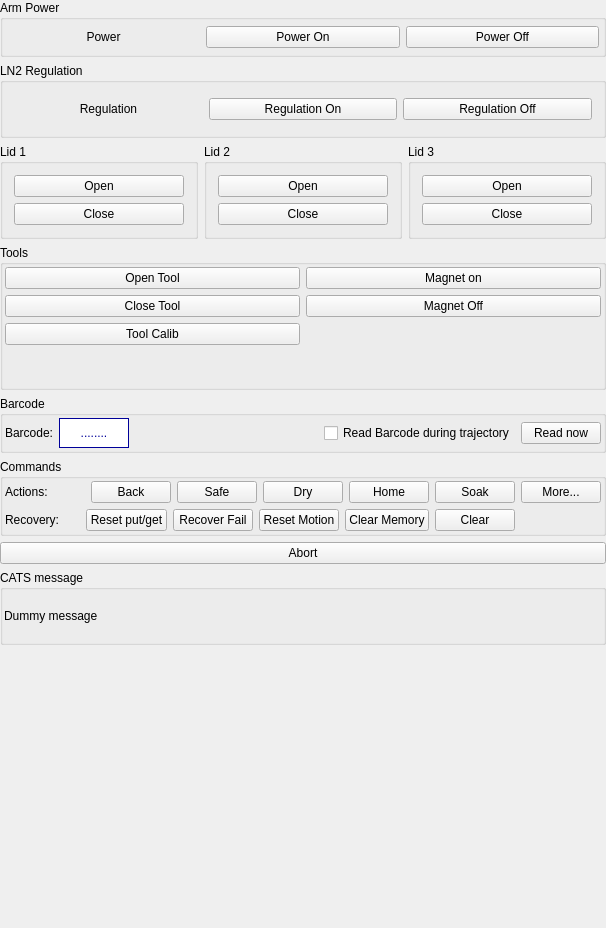
<?xml version="1.0" encoding="UTF-8"?>
<ui version="4.0">
 <class>Qt4_CatsMaintWidget</class>
 <widget class="QWidget" name="Qt4_CatsMaintWidget">
  <property name="geometry">
   <rect>
    <x>0</x>
    <y>0</y>
    <width>587</width>
    <height>928</height>
   </rect>
  </property>
  <property name="sizePolicy">
   <sizepolicy hsizetype="Preferred" vsizetype="Expanding">
    <horstretch>0</horstretch>
    <verstretch>0</verstretch>
   </sizepolicy>
  </property>
  <property name="windowTitle">
   <string>Form1</string>
  </property>
  <layout class="QVBoxLayout" name="verticalLayout_7">
   <property name="margin">
    <number>0</number>
   </property>
   <item>
    <layout class="QVBoxLayout" name="verticalLayout_6" stretch="0,0,0,0,0,0,0,0,1">
     <item>
      <widget class="QGroupBox" name="boxPower">
       <property name="sizePolicy">
        <sizepolicy hsizetype="Preferred" vsizetype="Preferred">
         <horstretch>0</horstretch>
         <verstretch>0</verstretch>
        </sizepolicy>
       </property>
       <property name="title">
        <string>Arm Power</string>
       </property>
       <layout class="QHBoxLayout">
        <property name="leftMargin">
         <number>4</number>
        </property>
        <property name="topMargin">
         <number>2</number>
        </property>
        <property name="rightMargin">
         <number>4</number>
        </property>
        <property name="bottomMargin">
         <number>2</number>
        </property>
        <item>
         <widget class="QLabel" name="lblPowerState">
          <property name="sizePolicy">
           <sizepolicy hsizetype="Preferred" vsizetype="Fixed">
            <horstretch>0</horstretch>
            <verstretch>0</verstretch>
           </sizepolicy>
          </property>
          <property name="minimumSize">
           <size>
            <width>1</width>
            <height>30</height>
           </size>
          </property>
          <property name="text">
           <string>Power</string>
          </property>
          <property name="alignment">
           <set>Qt::AlignCenter</set>
          </property>
          <property name="wordWrap">
           <bool>false</bool>
          </property>
         </widget>
        </item>
        <item>
         <widget class="QPushButton" name="btPowerOn">
          <property name="sizePolicy">
           <sizepolicy hsizetype="Minimum" vsizetype="Fixed">
            <horstretch>0</horstretch>
            <verstretch>0</verstretch>
           </sizepolicy>
          </property>
          <property name="text">
           <string>Power On</string>
          </property>
         </widget>
        </item>
        <item>
         <widget class="QPushButton" name="btPowerOff">
          <property name="sizePolicy">
           <sizepolicy hsizetype="Minimum" vsizetype="Fixed">
            <horstretch>0</horstretch>
            <verstretch>0</verstretch>
           </sizepolicy>
          </property>
          <property name="text">
           <string>Power Off</string>
          </property>
         </widget>
        </item>
       </layout>
      </widget>
     </item>
     <item>
      <widget class="QGroupBox" name="boxRegulation">
       <property name="sizePolicy">
        <sizepolicy hsizetype="Preferred" vsizetype="Preferred">
         <horstretch>0</horstretch>
         <verstretch>0</verstretch>
        </sizepolicy>
       </property>
       <property name="title">
        <string>LN2 Regulation</string>
       </property>
       <layout class="QHBoxLayout" name="horizontalLayout_4">
        <item>
         <widget class="QLabel" name="lblRegulationState">
          <property name="sizePolicy">
           <sizepolicy hsizetype="Preferred" vsizetype="Fixed">
            <horstretch>0</horstretch>
            <verstretch>0</verstretch>
           </sizepolicy>
          </property>
          <property name="minimumSize">
           <size>
            <width>0</width>
            <height>30</height>
           </size>
          </property>
          <property name="text">
           <string>Regulation</string>
          </property>
          <property name="alignment">
           <set>Qt::AlignCenter</set>
          </property>
          <property name="wordWrap">
           <bool>false</bool>
          </property>
         </widget>
        </item>
        <item>
         <widget class="QPushButton" name="btRegulationOn">
          <property name="sizePolicy">
           <sizepolicy hsizetype="Minimum" vsizetype="Fixed">
            <horstretch>0</horstretch>
            <verstretch>0</verstretch>
           </sizepolicy>
          </property>
          <property name="text">
           <string>Regulation On</string>
          </property>
         </widget>
        </item>
        <item>
         <widget class="QPushButton" name="btRegulationOff">
          <property name="sizePolicy">
           <sizepolicy hsizetype="Minimum" vsizetype="Fixed">
            <horstretch>0</horstretch>
            <verstretch>0</verstretch>
           </sizepolicy>
          </property>
          <property name="text">
           <string>Regulation Off</string>
          </property>
         </widget>
        </item>
       </layout>
      </widget>
     </item>
     <item>
      <layout class="QHBoxLayout" name="layoutLids" stretch="1,1,1">
       <item>
        <widget class="QGroupBox" name="boxLid1">
         <property name="title">
          <string>Lid 1</string>
         </property>
         <layout class="QVBoxLayout">
          <item>
           <widget class="QPushButton" name="btLid1Open">
            <property name="font">
             <font/>
            </property>
            <property name="text">
             <string>Open</string>
            </property>
           </widget>
          </item>
          <item>
           <widget class="QPushButton" name="btLid1Close">
            <property name="font">
             <font/>
            </property>
            <property name="text">
             <string>Close</string>
            </property>
           </widget>
          </item>
         </layout>
        </widget>
       </item>
       <item>
        <widget class="QGroupBox" name="boxLid2">
         <property name="title">
          <string>Lid 2</string>
         </property>
         <layout class="QVBoxLayout">
          <item>
           <widget class="QPushButton" name="btLid2Open">
            <property name="font">
             <font/>
            </property>
            <property name="text">
             <string>Open</string>
            </property>
           </widget>
          </item>
          <item>
           <widget class="QPushButton" name="btLid2Close">
            <property name="font">
             <font/>
            </property>
            <property name="text">
             <string>Close</string>
            </property>
           </widget>
          </item>
         </layout>
        </widget>
       </item>
       <item>
        <widget class="QGroupBox" name="boxLid3">
         <property name="title">
          <string>Lid 3</string>
         </property>
         <layout class="QVBoxLayout">
          <item>
           <widget class="QPushButton" name="btLid3Open">
            <property name="font">
             <font/>
            </property>
            <property name="text">
             <string>Open</string>
            </property>
           </widget>
          </item>
          <item>
           <widget class="QPushButton" name="btLid3Close">
            <property name="font">
             <font/>
            </property>
            <property name="text">
             <string>Close</string>
            </property>
           </widget>
          </item>
         </layout>
        </widget>
       </item>
      </layout>
     </item>
     <item>
      <widget class="QGroupBox" name="boxTools">
       <property name="title">
        <string>Tools</string>
       </property>
       <layout class="QVBoxLayout" name="verticalLayout_4">
        <property name="margin">
         <number>2</number>
        </property>
        <item>
         <layout class="QHBoxLayout" name="horizontalLayout_5">
          <item>
           <layout class="QVBoxLayout" name="verticalLayout">
            <item>
             <widget class="QPushButton" name="btOpenTool">
              <property name="text">
               <string>Open Tool</string>
              </property>
             </widget>
            </item>
            <item>
             <widget class="QPushButton" name="btCloseTool">
              <property name="text">
               <string>Close Tool</string>
              </property>
             </widget>
            </item>
            <item>
             <widget class="QPushButton" name="btToolCalib">
              <property name="text">
               <string>Tool Calib</string>
              </property>
             </widget>
            </item>
            <item>
             <spacer name="verticalSpacer_2">
              <property name="orientation">
               <enum>Qt::Vertical</enum>
              </property>
              <property name="sizeHint" stdset="0">
               <size>
                <width>20</width>
                <height>40</height>
               </size>
              </property>
             </spacer>
            </item>
           </layout>
          </item>
          <item>
           <layout class="QVBoxLayout" name="verticalLayout_2">
            <item>
             <widget class="QPushButton" name="btMagnetOff">
              <property name="text">
               <string>Magnet on</string>
              </property>
             </widget>
            </item>
            <item>
             <widget class="QPushButton" name="btMagnetOn">
              <property name="text">
               <string>Magnet Off</string>
              </property>
             </widget>
            </item>
            <item>
             <spacer name="verticalSpacer">
              <property name="orientation">
               <enum>Qt::Vertical</enum>
              </property>
              <property name="sizeHint" stdset="0">
               <size>
                <width>20</width>
                <height>40</height>
               </size>
              </property>
             </spacer>
            </item>
           </layout>
          </item>
         </layout>
        </item>
       </layout>
      </widget>
     </item>
     <item>
      <widget class="QGroupBox" name="boxBarcode">
       <property name="title">
        <string>Barcode</string>
       </property>
       <layout class="QHBoxLayout" name="horizontalLayout_6">
        <property name="margin">
         <number>2</number>
        </property>
        <item>
         <layout class="QHBoxLayout" name="horizontalLayout_3">
          <item>
           <widget class="QLabel" name="label_3">
            <property name="text">
             <string>Barcode:</string>
            </property>
           </widget>
          </item>
          <item>
           <widget class="QLabel" name="barcodeLabel">
            <property name="sizePolicy">
             <sizepolicy hsizetype="Preferred" vsizetype="Fixed">
              <horstretch>0</horstretch>
              <verstretch>0</verstretch>
             </sizepolicy>
            </property>
            <property name="minimumSize">
             <size>
              <width>70</width>
              <height>30</height>
             </size>
            </property>
            <property name="styleSheet">
             <string notr="true">background-color: white;
color: #009;</string>
            </property>
            <property name="frameShape">
             <enum>QFrame::Box</enum>
            </property>
            <property name="text">
             <string>........</string>
            </property>
            <property name="alignment">
             <set>Qt::AlignCenter</set>
            </property>
           </widget>
          </item>
          <item>
           <spacer name="horizontalSpacer_2">
            <property name="orientation">
             <enum>Qt::Horizontal</enum>
            </property>
            <property name="sizeHint" stdset="0">
             <size>
              <width>40</width>
              <height>20</height>
             </size>
            </property>
           </spacer>
          </item>
          <item>
           <widget class="QCheckBox" name="barcodeCheck">
            <property name="text">
             <string>Read Barcode during trajectory</string>
            </property>
           </widget>
          </item>
          <item>
           <widget class="QPushButton" name="btBarcodeRead">
            <property name="text">
             <string>Read now</string>
            </property>
           </widget>
          </item>
         </layout>
        </item>
       </layout>
      </widget>
     </item>
     <item>
      <widget class="QGroupBox" name="boxCommands">
       <property name="minimumSize">
        <size>
         <width>0</width>
         <height>0</height>
        </size>
       </property>
       <property name="title">
        <string>Commands</string>
       </property>
       <layout class="QVBoxLayout" name="verticalLayout_5">
        <property name="margin">
         <number>2</number>
        </property>
        <item>
         <layout class="QVBoxLayout" name="verticalLayout_3">
          <item>
           <layout class="QHBoxLayout" name="horizontalLayout_2">
            <item>
             <widget class="QLabel" name="label">
              <property name="sizePolicy">
               <sizepolicy hsizetype="Fixed" vsizetype="Preferred">
                <horstretch>0</horstretch>
                <verstretch>0</verstretch>
               </sizepolicy>
              </property>
              <property name="minimumSize">
               <size>
                <width>80</width>
                <height>0</height>
               </size>
              </property>
              <property name="text">
               <string>Actions:</string>
              </property>
             </widget>
            </item>
            <item>
             <widget class="QPushButton" name="btBack">
              <property name="sizePolicy">
               <sizepolicy hsizetype="Minimum" vsizetype="Fixed">
                <horstretch>0</horstretch>
                <verstretch>0</verstretch>
               </sizepolicy>
              </property>
              <property name="font">
               <font/>
              </property>
              <property name="text">
               <string>Back</string>
              </property>
             </widget>
            </item>
            <item>
             <widget class="QPushButton" name="btSafe">
              <property name="sizePolicy">
               <sizepolicy hsizetype="Minimum" vsizetype="Fixed">
                <horstretch>0</horstretch>
                <verstretch>0</verstretch>
               </sizepolicy>
              </property>
              <property name="font">
               <font/>
              </property>
              <property name="text">
               <string>Safe</string>
              </property>
             </widget>
            </item>
            <item>
             <widget class="QPushButton" name="btDry">
              <property name="text">
               <string>Dry</string>
              </property>
             </widget>
            </item>
            <item>
             <widget class="QPushButton" name="btHome">
              <property name="text">
               <string>Home</string>
              </property>
             </widget>
            </item>
            <item>
             <widget class="QPushButton" name="btSoak">
              <property name="text">
               <string>Soak</string>
              </property>
             </widget>
            </item>
            <item>
             <spacer name="horizontalSpacer_3">
              <property name="orientation">
               <enum>Qt::Horizontal</enum>
              </property>
              <property name="sizeHint" stdset="0">
               <size>
                <width>20</width>
                <height>20</height>
               </size>
              </property>
             </spacer>
            </item>
            <item>
             <widget class="QPushButton" name="btMore">
              <property name="text">
               <string>More...</string>
              </property>
             </widget>
            </item>
           </layout>
          </item>
          <item>
           <layout class="QHBoxLayout" name="horizontalLayout">
            <item>
             <widget class="QLabel" name="label_2">
              <property name="sizePolicy">
               <sizepolicy hsizetype="Fixed" vsizetype="Preferred">
                <horstretch>0</horstretch>
                <verstretch>0</verstretch>
               </sizepolicy>
              </property>
              <property name="minimumSize">
               <size>
                <width>75</width>
                <height>0</height>
               </size>
              </property>
              <property name="text">
               <string>Recovery:</string>
              </property>
             </widget>
            </item>
            <item>
             <widget class="QPushButton" name="btResetPutGet">
              <property name="text">
               <string>Reset put/get</string>
              </property>
             </widget>
            </item>
            <item>
             <widget class="QPushButton" name="btRecoverFailure">
              <property name="text">
               <string>Recover Fail</string>
              </property>
             </widget>
            </item>
            <item>
             <widget class="QPushButton" name="btResetMotion">
              <property name="text">
               <string>Reset Motion</string>
              </property>
             </widget>
            </item>
            <item>
             <widget class="QPushButton" name="btMemClear">
              <property name="text">
               <string>Clear Memory</string>
              </property>
             </widget>
            </item>
            <item>
             <widget class="QPushButton" name="btClear">
              <property name="text">
               <string>Clear</string>
              </property>
             </widget>
            </item>
            <item>
             <spacer name="horizontalSpacer">
              <property name="orientation">
               <enum>Qt::Horizontal</enum>
              </property>
              <property name="sizeHint" stdset="0">
               <size>
                <width>40</width>
                <height>20</height>
               </size>
              </property>
             </spacer>
            </item>
           </layout>
          </item>
         </layout>
        </item>
       </layout>
      </widget>
     </item>
     <item>
      <widget class="QPushButton" name="btAbort">
       <property name="text">
        <string>Abort</string>
       </property>
      </widget>
     </item>
     <item>
      <widget class="QGroupBox" name="groupBox6">
       <property name="title">
        <string>CATS message</string>
       </property>
       <layout class="QHBoxLayout">
        <property name="margin">
         <number>1</number>
        </property>
        <item>
         <widget class="QLabel" name="lblMessage">
          <property name="minimumSize">
           <size>
            <width>0</width>
            <height>50</height>
           </size>
          </property>
          <property name="text">
           <string>Dummy message</string>
          </property>
          <property name="wordWrap">
           <bool>false</bool>
          </property>
         </widget>
        </item>
       </layout>
      </widget>
     </item>
     <item>
      <spacer name="verticalSpacer_3">
       <property name="orientation">
        <enum>Qt::Vertical</enum>
       </property>
       <property name="sizeHint" stdset="0">
        <size>
         <width>20</width>
         <height>40</height>
        </size>
       </property>
      </spacer>
     </item>
    </layout>
   </item>
  </layout>
 </widget>
 <layoutdefault spacing="6" margin="11"/>
 <pixmapfunction>qPixmapFromMimeSource</pixmapfunction>
 <tabstops>
  <tabstop>btPowerOn</tabstop>
  <tabstop>btPowerOff</tabstop>
  <tabstop>btLid1Open</tabstop>
  <tabstop>btLid1Close</tabstop>
  <tabstop>btLid2Open</tabstop>
  <tabstop>btLid2Close</tabstop>
  <tabstop>btLid3Open</tabstop>
  <tabstop>btLid3Close</tabstop>
  <tabstop>btBack</tabstop>
  <tabstop>btSafe</tabstop>
 </tabstops>
 <resources/>
 <connections/>
</ui>
